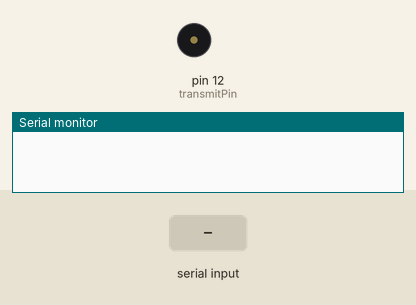
A sketch run on a simulated Arduino Uno, built with avr-gcc and run on an emulated ATmega328P. Parts: buzzer (waves = sounding), the last lines printed to the serial monitor. The inputs (shaded band) are chosen by the test bench.

Above: at 1.2 s.
1.3 s: "1" received over Serial
At 2.7 s:
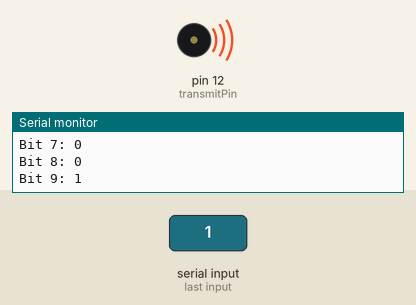
Timing chart, 0 to 9.8 s (numbered marks = the images above; inputs shaded):
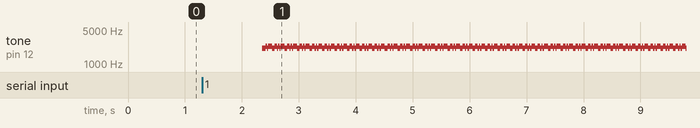

Measured:
- after the input at 1.3 s, tone on pin 12 (transmitPin): alternates 2295 Hz for 0.04 s and 2125 Hz for 0.02 s, starting after 1.1 s

The sketch:

transmit.ino
```cpp
//Authors: Austin Jobin, Alvin Chung

const int transmitPin = 12; // The pin used for transmitting, in this case digital pin 12
String input = "";          //intitializing input string as an empty string
int transmitSize;           //The number of bits for a single transmission

#define ONE 1
#define ZERO 0

void setup() //Runs once
{
  Serial.begin(9600);               // Initialize Serial port
  pinMode(transmitPin, OUTPUT);     // Set digital pin 12 to output
}

void loop() //Runs continuously, indefinitely
{
  //Reading input from the user from the Serial Monitor
  while (Serial.available() == 0)   // Keeps checking if there is anything stored in the Serial receive buffer
  {                                 // After there is something,
    input = Serial.readString();    // Read data from serial buffer
    if (input.length() > 0)         // when input has a value, stop reading monitor
      break;
  }
  //Converting the input into bits
    //number of bytes * (8 bits for ASCII + 2 extra bits)
    // Instantiate transmission size - 10 bits per character (1 stop, 1 start, 8 for ASCII)
    //Subtract 1 from input.length() remove the space allocated for the NULL value of the string
  transmitSize = ((input.length() ) * (8 + 2) );

  bool output[transmitSize];          // Intializing boolean array for output

  int maxIndex = transmitSize ;    // Storing the max index for readability

  //Convert input String to a char array
  char characters[input.length()+1];
  input.toCharArray(characters, input.length()+1);
  //"Major" loop keeps track of which "symbol" is being encoded, each symbol requires 10 bits
  for(int symbolIndex = 0; symbolIndex <= maxIndex - 9; symbolIndex += 10)
  {
    output[symbolIndex] = 0;      // Start Bit = 0
    output[symbolIndex + 9] = 1;  // Stop Bit = 1

    char currentCharacter = characters[symbolIndex/10];

    //"Minor" loop keeps track of which bit within a single symbol is being encoded
    //Starts at "second" bit of frame, first bit of ASCII Code
    int maxFrameIndex = symbolIndex + 9;
    int bitNumber = 0;
    for(int frameIndex = symbolIndex + 1; frameIndex <= maxFrameIndex - 1; frameIndex++)
    {
      output[frameIndex] = bitRead(currentCharacter, bitNumber); //LSB first, insert bit into output array

      bitNumber++;
    }
  }

  //For debugging:
  Serial.print("Output size: ");
  Serial.println(sizeof(output));
  for(int i = 0; i < sizeof(output); i++)
  {
    Serial.print("Bit ");
    Serial.print(i);
    Serial.print(": ");
    Serial.println(output[i]);
  }

  //"Priming" the receiver with "one" bits
  sendFrequencyOne();
  delay(44);

  //Transmitting the data - continues indefinitely
  while(1)
  {
    //sendFrequencyOne(); //Extra idle bit
    for(int index = 0; index < sizeof(output); index++)
    {
      switch(output[index])
      {
        case ONE:
          sendFrequencyOne();
          break;

        case ZERO:
          sendFrequencyZero();
          break;
      }
    }
  }
}

//Produces a 2125Hz square wave for 22ms
void sendFrequencyOne()
{
  tone(transmitPin, 2125);
  delay(22);
}

//Produces a 2295Hz square wave for 22ms
void sendFrequencyZero()
{
  tone(transmitPin, 2295);
  delay(22);
}
```
